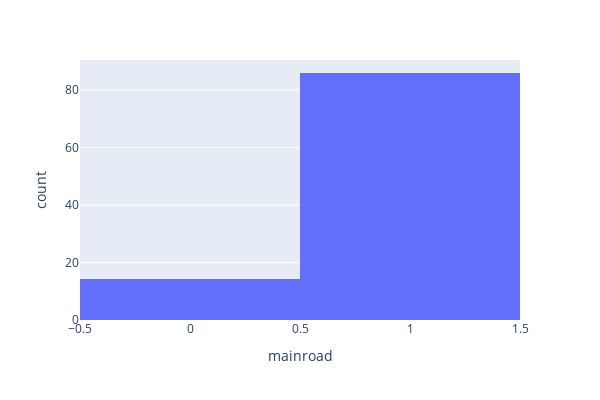

Notebook cell for this chart:
### Markdown cell above
Maximum number of houses are priced around `4 Million`. Also the area distribution curve suggests that huge number of houses in data have area of approximately `4000 sq.ft`. 
More than `50%` of the houses have `3 bedrooms`.

### Code cell
pe.histogram(data_frame= housing_df, x = "mainroad", histnorm = "percent", width = 600, height = 400)

### Figure 1 — Plotly figure (JSON) as saved in the notebook; plotly's stock layout.template omitted (floating-point values rounded to 4 significant figures; data arrays with more than 128 entries replaced by an {"elided": "..."} marker saying what was removed)
{"data": [{"alignmentgroup": "True", "bingroup": "x", "histnorm": "percent", "hoverlabel": {"namelength": 0}, "hovertemplate": "mainroad=%{x}<br>count=%{y}", "legendgroup": "", "marker": {"color": "#636efa"}, "name": "", "offsetgroup": "", "orientation": "v", "showlegend": false, "type": "histogram", "x": {"elided": "545 int values"}, "xaxis": "x", "yaxis": "y"}], "layout": {"barmode": "relative", "height": 400, "legend": {"tracegroupgap": 0}, "margin": {"t": 60}, "width": 600, "xaxis": {"anchor": "y", "domain": [0, 1], "title": {"text": "mainroad"}}, "yaxis": {"anchor": "x", "domain": [0, 1], "title": {"text": "count"}}}}
